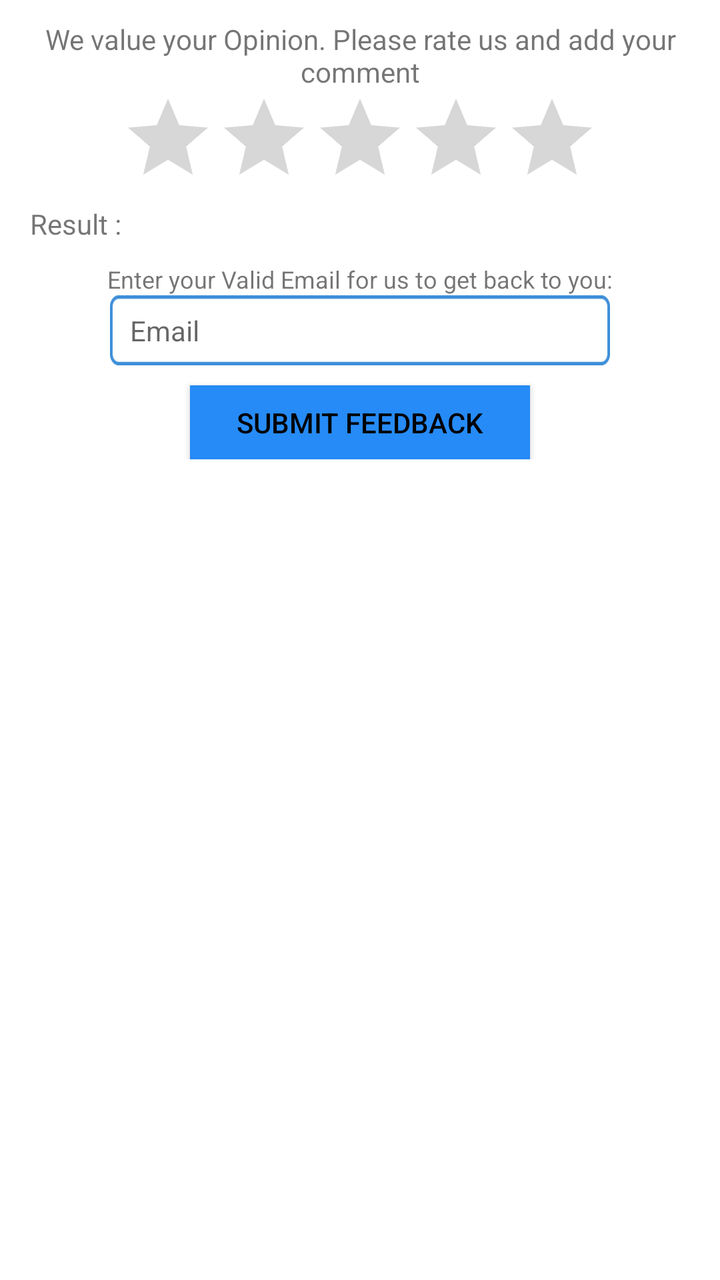
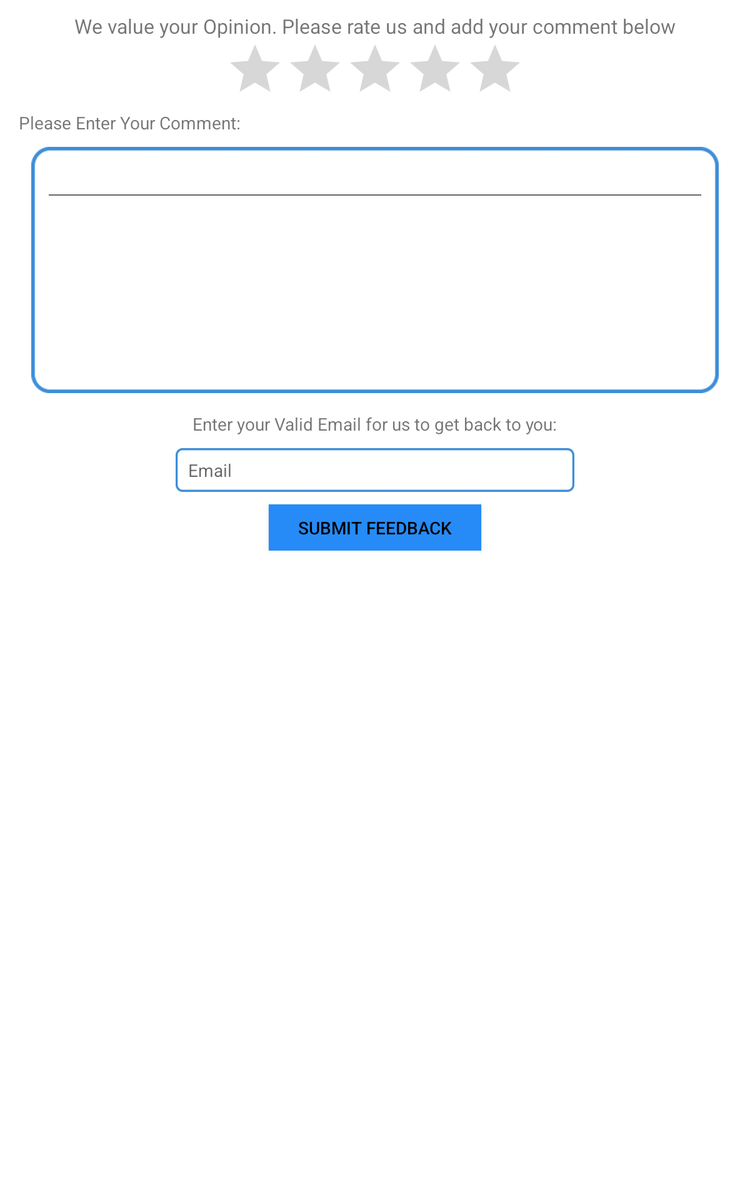

The same Android screen from two of the app's own layout files: first res/layout/ as a phone draws it, then the repository's variant for another configuration, drawn on a device whose configuration selects that folder. Both files follow.
<!-- AndroidManifest.xml: application theme AppTheme.BrandedLaunch -->
<!-- res/layout/fragment_feedback.xml -->
<android.support.v4.widget.NestedScrollView
    xmlns:android="http://schemas.android.com/apk/res/android"
    xmlns:tools="http://schemas.android.com/tools"

    android:background="@android:color/white"
    tools:context="com.cheda.skysevents.fragments.FeedBackFragment"
    android:layout_gravity="center_horizontal"
    android:layout_width="match_parent"
    android:layout_height="match_parent">

    <LinearLayout
        android:id="@+id/feedback_form"
        android:orientation="vertical"
        android:layout_width="match_parent"
        android:layout_height="match_parent">

        <TextView
            android:layout_width="match_parent"
            android:layout_height="wrap_content"
            android:gravity="center_horizontal"
            android:paddingTop="10dp"
            android:text="We value your Opinion. Please rate us and add your comment"
            android:textSize="14sp" />

        <RatingBar
            android:id="@+id/ratingBar"
            android:hapticFeedbackEnabled="true"
            style="@style/Widget.AppCompat.RatingBar"
            android:layout_width="wrap_content"
            android:layout_height="wrap_content"
            android:layout_gravity="center" />
        <LinearLayout
            android:id="@+id/linearLayout1"
            android:layout_marginLeft="15dp"
            android:layout_marginBottom="10dp"
            android:layout_width="match_parent"
            android:layout_height="wrap_content" >

            <TextView
                android:id="@+id/lblResult"
                android:layout_width="wrap_content"
                android:layout_height="wrap_content"
                android:text="Result : "
                android:textAppearance="?android:attr/textAppearanceSmall" />

            <TextView
                android:id="@+id/txtRatingValue"
                android:layout_width="wrap_content"
                android:layout_height="wrap_content"
                android:text=""
                android:textAppearance="?android:attr/textAppearanceSmall" />

        </LinearLayout>
        
            
            
            
            
            

        
            
            
            
            
            
            
            
            
            
        
            
            

            
                
                
                
                
                

        

        

        <TextView
            android:layout_width="wrap_content"
            android:layout_height="wrap_content"
            android:layout_gravity="center_horizontal"
            android:text="Enter your Valid Email for us to get back to you:"
            android:textSize="12sp" />

        <EditText
            android:id="@+id/comments_email"
            android:layout_width="250dp"
            android:layout_height="35dp"
            android:layout_gravity="center_horizontal"
           android:paddingLeft="10dp"
            android:hint="Email"
            android:background="@drawable/comment_mail"
            android:inputType="textEmailAddress"
            android:textSize="14sp" />

        <Button
            android:layout_marginTop="10dp"
            android:background="@color/colorPrimaryDark"
            android:textColor="@android:color/black"
            android:layout_gravity="center"
            android:id="@+id/btnSubmit"
            android:layout_width="170dp"
            android:layout_height="37dp"
            android:text="Submit Feedback" />

    </LinearLayout>
</android.support.v4.widget.NestedScrollView>
<!-- resources referenced by this layout -->
<resources>
  <color name="colorPrimaryDark">#268bf6</color>
  <!-- drawable comment_mail: png bitmap (drawable, 1420 bytes) -->
  <style name="AppTheme.BrandedLaunch" parent="AppTheme">
          <item name="android:windowBackground">@drawable/branded_logo</item>
  
  
          
          <item name="colorPrimary">@color/colorPrimaryDark</item>
          <item name="colorPrimaryDark">@color/colorPrimaryDark</item>
          <item name="colorAccent">@color/colorAccent</item>
          
  
      </style>
  <!-- from res/values-v21/ -->
  <style name="AppTheme" parent="Theme.AppCompat.DayNight.NoActionBar">
          <item name="android:windowDrawsSystemBarBackgrounds">true</item>
          <item name="android:statusBarColor">@android:color/transparent</item>
          <item name="android:windowContentTransitions">true</item>
          <item name="colorPrimary">@color/colorPrimaryDark</item>
          <item name="colorPrimaryDark">@color/colorPrimaryDark</item>
          <item name="colorAccent">@color/colorAccent</item>
  
          
          
  
      </style>
  <!-- drawable branded_logo (drawable) -->
  <?xml version="1.0" encoding="utf-8"?>
  <layer-list xmlns:android="http://schemas.android.com/apk/res/android">
  
      <item>
          <color android:color="@android:color/black"/>
      </item>
      <item>
          <bitmap
              android:src="@drawable/sky_logo"
              android:tileMode="disabled"
              android:gravity="center"/>
      </item>
  
  
  </layer-list>
  <color name="colorAccent">#000000</color>
  <!-- drawable sky_logo: png bitmap (drawable, 7541 bytes) -->
</resources>
<!-- res/layout-h900dp/fragment_feedback.xml (the repository's variant of the layout above) -->
<!-- drawn on a 7-inch tablet held upright -->
<android.support.design.widget.CoordinatorLayout xmlns:android="http://schemas.android.com/apk/res/android"
    xmlns:tools="http://schemas.android.com/tools"
    android:layout_width="match_parent"
    android:layout_height="match_parent"
    xmlns:app="http://schemas.android.com/apk/res-auto"
    android:background="@android:color/white"
    tools:context="com.cheda.skysevents.fragments.FeedBackFragment">
    <android.support.v4.widget.NestedScrollView
        android:layout_gravity="center_horizontal"
        android:layout_width="match_parent"
        android:layout_height="wrap_content">

        <LinearLayout
            android:id="@+id/feedback_form"
            android:orientation="vertical"
            android:layout_width="match_parent"
            android:layout_height="match_parent">

            <TextView
                android:layout_width="match_parent"
                android:layout_height="wrap_content"
                android:gravity="center_horizontal"
                android:paddingTop="10dp"
                android:text="We value your Opinion. Please rate us and add your comment below"
                android:textSize="16sp" />

            <RatingBar
                android:id="@+id/ratingBar"
                android:hapticFeedbackEnabled="true"
                style="@style/Widget.AppCompat.RatingBar"
                android:layout_width="wrap_content"
                android:layout_height="wrap_content"
                android:layout_gravity="center" />

            <TextView
                android:layout_width="wrap_content"
                android:layout_height="wrap_content"
                android:layout_marginLeft="15dp"
                android:layout_marginBottom="10dp"
                android:text="Please Enter Your Comment:"
                android:textSize="14sp" />


            <android.support.design.widget.TextInputLayout
                android:id="@+id/comments"
                android:layout_width="match_parent"
                android:layout_height="197dp"
                android:layout_marginBottom="15dp"
                android:paddingLeft="10dp"
                android:paddingRight="10dp"
                android:layout_marginLeft="25dp"
                android:layout_marginRight="25dp"
                android:background="@drawable/comment_feedl">

                <EditText
                    android:textSize="14sp"
                    android:layout_width="match_parent"
                    android:layout_height="wrap_content" />
            </android.support.design.widget.TextInputLayout>

            <TextView
                android:layout_width="wrap_content"
                android:layout_height="wrap_content"
                android:layout_marginBottom="10dp"
                android:layout_gravity="center_horizontal"
                android:text="Enter your Valid Email for us to get back to you:"
                android:textSize="14sp" />

            <EditText
                android:id="@+id/comments_email"
                android:layout_width="319dp"
                android:layout_height="35dp"
                android:layout_gravity="center_horizontal"
                android:paddingLeft="10dp"
                android:hint="Email"
                android:background="@drawable/comment_mail"
                android:inputType="textEmailAddress"
                android:textSize="14sp" />

            <Button
                android:layout_marginTop="10dp"
                android:background="@color/colorPrimaryDark"
                android:textColor="@android:color/black"
                android:layout_gravity="center"
                android:id="@+id/btn_submit"
                android:layout_width="170dp"
                android:layout_height="37dp"
                android:text="Submit Feedback" />


        </LinearLayout>

    </android.support.v4.widget.NestedScrollView>

</android.support.design.widget.CoordinatorLayout>
<!-- resources referenced by the variant -->
<!-- as a 7-inch tablet held upright resolves them -->
<resources>
  <color name="colorPrimaryDark">#268bf6</color>
  <!-- drawable comment_feedl: png bitmap (drawable, 3035 bytes) -->
  <!-- drawable comment_mail: png bitmap (drawable, 1420 bytes) -->
  <style name="AppTheme.BrandedLaunch" parent="AppTheme">
          <item name="android:windowBackground">@drawable/branded_logo</item>
  
  
          
          <item name="colorPrimary">@color/colorPrimaryDark</item>
          <item name="colorPrimaryDark">@color/colorPrimaryDark</item>
          <item name="colorAccent">@color/colorAccent</item>
          
  
      </style>
  <!-- from res/values-v21/ -->
  <style name="AppTheme" parent="Theme.AppCompat.DayNight.NoActionBar">
          <item name="android:windowDrawsSystemBarBackgrounds">true</item>
          <item name="android:statusBarColor">@android:color/transparent</item>
          <item name="android:windowContentTransitions">true</item>
          <item name="colorPrimary">@color/colorPrimaryDark</item>
          <item name="colorPrimaryDark">@color/colorPrimaryDark</item>
          <item name="colorAccent">@color/colorAccent</item>
  
          
          
  
      </style>
  <!-- drawable branded_logo (drawable) -->
  <?xml version="1.0" encoding="utf-8"?>
  <layer-list xmlns:android="http://schemas.android.com/apk/res/android">
  
      <item>
          <color android:color="@android:color/black"/>
      </item>
      <item>
          <bitmap
              android:src="@drawable/sky_logo"
              android:tileMode="disabled"
              android:gravity="center"/>
      </item>
  
  
  </layer-list>
  <color name="colorAccent">#000000</color>
  <!-- drawable sky_logo: png bitmap (drawable, 7541 bytes) -->
</resources>
